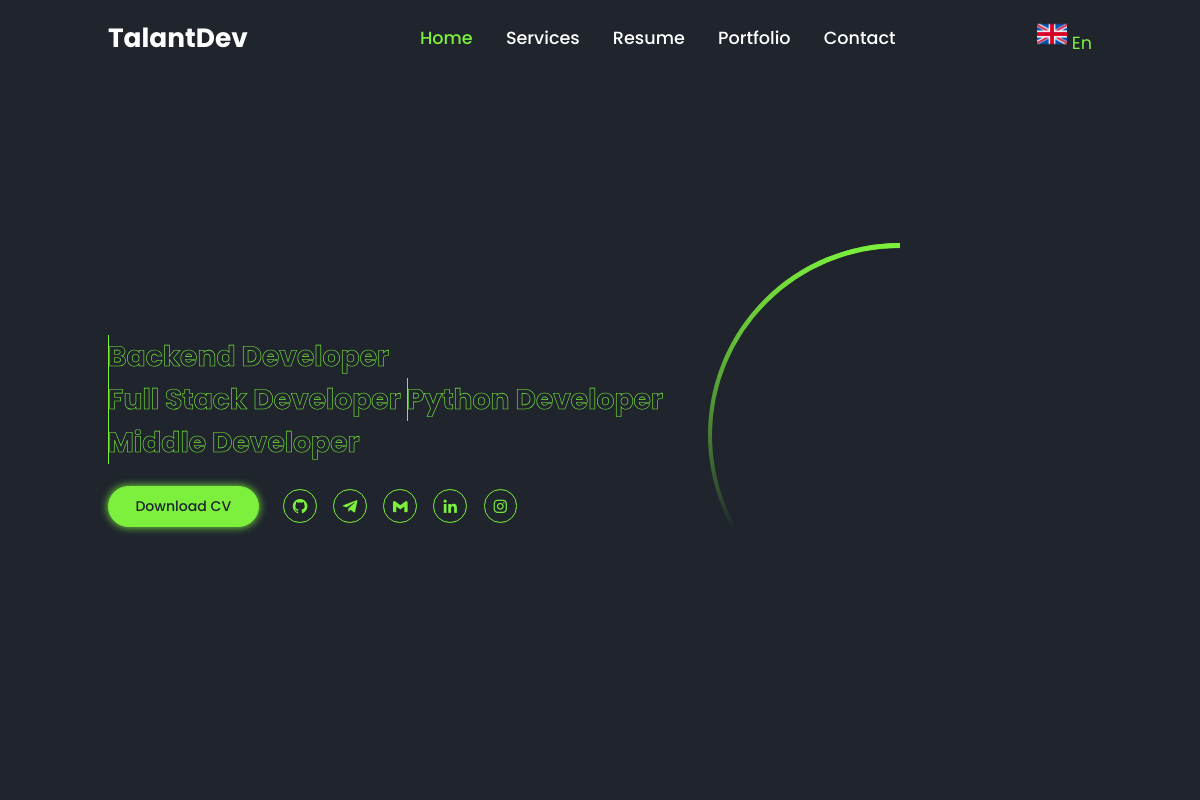
The page /en/ on the database as committed earlier.
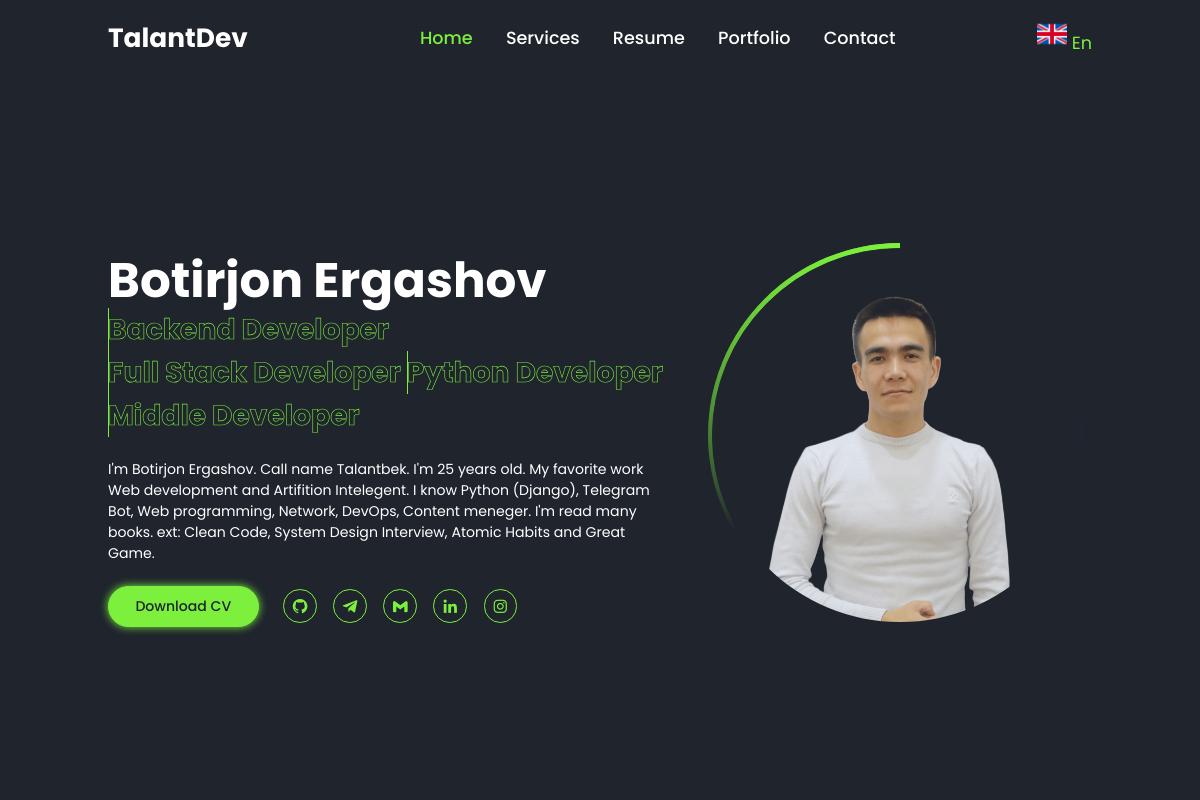
The same page on the database as committed later.
### main/models.py (models this page shows, shortened)
class About(models.Model):
    full_name = models.CharField(max_length=100, verbose_name="Full name")  # Multilanguage
    content = RichTextUploadingField(verbose_name='Content')  # Multilanguage
    cv_file = models.FileField(upload_to='./cvfile/')
    image = models.ImageField(upload_to='./image/')
    create_at = models.DateTimeField(auto_now_add=True)
    update_at = models.DateTimeField(auto_now=True)

### main/views.py (the view)
# urls.py: path('', views.welcome, name='welcome'),
def welcome(request):
    about = About.objects.first()
    language = get_languages()
    context = {
        'about': about,
        'language': language,
    }
    return render(request, 'index.html', context)

### main/function.py (called while the page is built)
def get_languages():
    return Language.objects.first()

### templates/index.html (shortened to what this page needs)
<!doctype html>
{% load static %}
{% load i18n %}
<html lang="en">
<head>
    <link href='https://unpkg.com/boxicons@2.1.4/css/boxicons.min.css' rel='stylesheet'>
    <link rel="stylesheet" href="{% static 'style/style.css' %}">
</head>
<body>
<header class="active">
    <a href="{% url 'main:welcome' %}" class="logo">{% trans "TalantDev" %}</a>
    <nav>
        <a href="{% url 'main:welcome' %}" class="active">{% trans "Home" %}</a>
        <a href="{% url 'main:services' %}">{% trans "Services" %}</a>
        <a href="{% url 'main:resume' %}">{% trans "Resume" %}</a>
        <a href="{% url 'main:portfolio' %}">{% trans "Portfolio" %}</a>
        <a href="{% url 'main:contact' %}">{% trans "Contact" %}</a>
    </nav>
    <div class="dropdowns">
        <span id="lang">
            <img src="{{ language.base_img.url }}" alt="" width="30">
            {{ language.base }}
        </span>
    </div>
</header>
<div class="bars-box active">
    <div class="bar" style="--i:6;"></div>
    <div class="bar" style="--i:5;"></div>
    <div class="bar" style="--i:4;"></div>
    <div class="bar" style="--i:3;"></div>
    <div class="bar" style="--i:1;"></div>
</div>
<section class="home active">
    <div class="home-detail">
        <h1>
            {{ about.full_name }}
        </h1>
        <h2>
            <span style="--i:4" data-text="Backend Developer">
            </span>
            <span style="--i:3" data-text="Full Stack Developer">
            </span>
            <span style="--i:2" data-text="Python Developer">
            </span>
            <span style="--i:1" data-text="Middle Developer">
            </span>
        </h2>
        <p>
            {{ about.content|safe }}
        </p>
        <div class="btn-sci">
            <a href="{{ about.cv_file.url }}" class="btn">
                {% trans "Downoad CV" %}
            </a>
            <div class="sci">
                <a href="https://github.com/TalantDeveloper">
                    <i class='bx bxl-github'></i>
                </a>
                <a href="https://t.me/Talantbek001">
                    <i class='bx bxl-telegram'></i>
                </a>
                <a href="mailto:ergashovbotirjon4@gmail.com">
                    <i class='bx bxl-gmail'></i>
                </a>
                <a href="https://www.linkedin.com/in/botirjon-ergashov-919a67258/">
                    <i class='bx bxl-linkedin'></i>
                </a>
                <a href="https://www.instagram.com/botirjon642/">
                    <i class='bx bxl-instagram'></i>
                </a>
            </div>
        </div>
    </div>
    <div class="home-img">
        <div class="img-box">
            <div class="img-item">
                <img src="{{ about.image.url }}" alt="">
            </div>
        </div>
    </div>
</section>
</body>
</html>

Rows that differ between the two databases and show on the page:
added About: full_name "Botirjon Ergashov", content "I'm Botirjon Ergashov. Call name Talantbek. I'm 25 years old. My favorite work Web development and Artifition Intelegent. I know Python (Django), Telegram Bot, Web programming, Network, DevOps, Content meneger. I'm read many books. ext: Clean Code, System Design Interview, Atomic Habits and Great Game.", image (picture)
